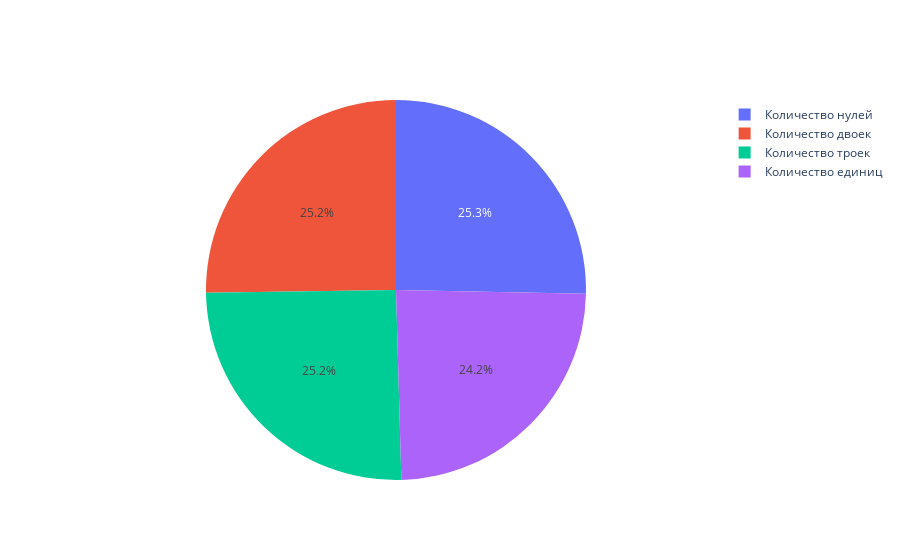

The notebook cell this image was saved under:
### Code cell
random_list = np.random.randint(0, 4, size=10000)
data = {
    'Количество нулей': np.count_nonzero(random_list == 0),
    'Количество единиц': np.count_nonzero(random_list == 1), 
    'Количество двоек': np.count_nonzero(random_list == 2),
    'Количество троек': np.count_nonzero(random_list == 3), 
}
df = pd.DataFrame(data, index=[0])

fig = go.Figure(data=[go.Pie(labels=df.columns, values=df.iloc[0])])
fig.show()

### Figure 1 — Plotly figure (JSON) as saved in the notebook; plotly's stock layout.template omitted (floating-point values rounded to 4 significant figures)
{"data": [{"labels": ["Количество нулей", "Количество единиц", "Количество двоек", "Количество троек"], "type": "pie", "values": [2532, 2423, 2524, 2521]}], "layout": {}}
